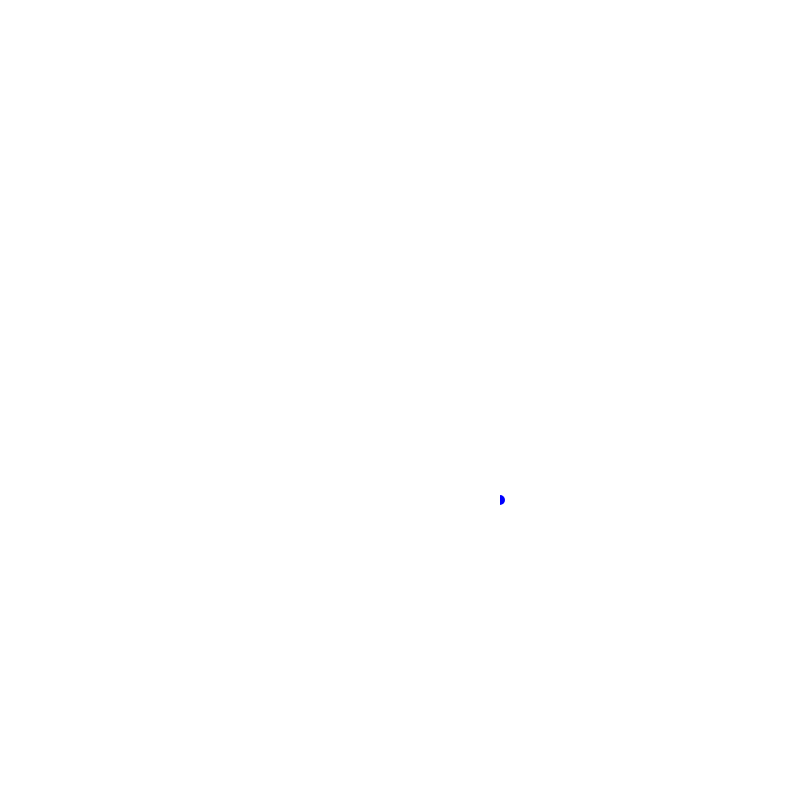
Frame 1 (no input)
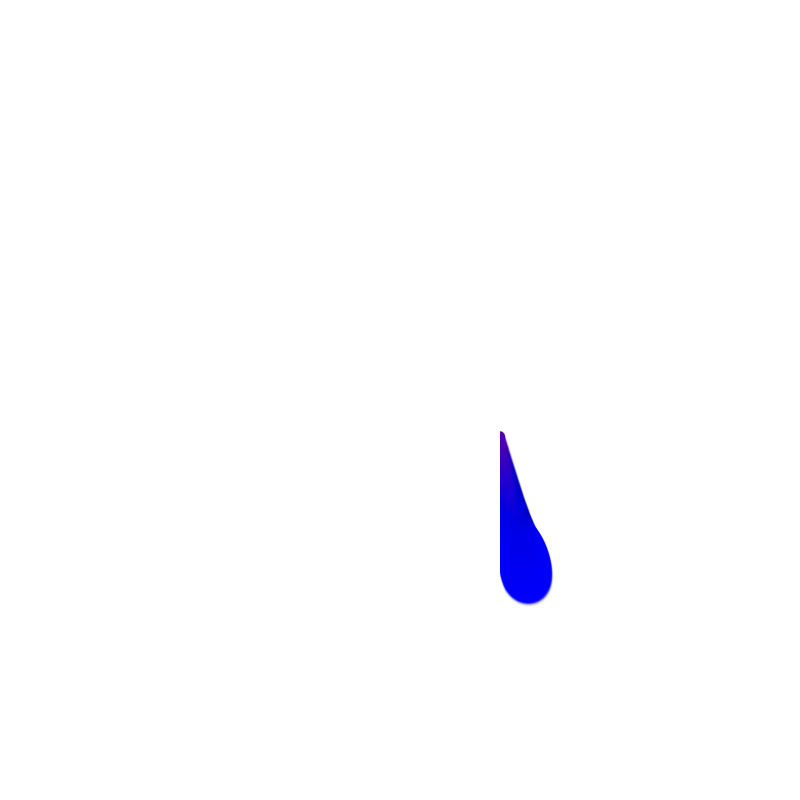
Frame 60 (no input)
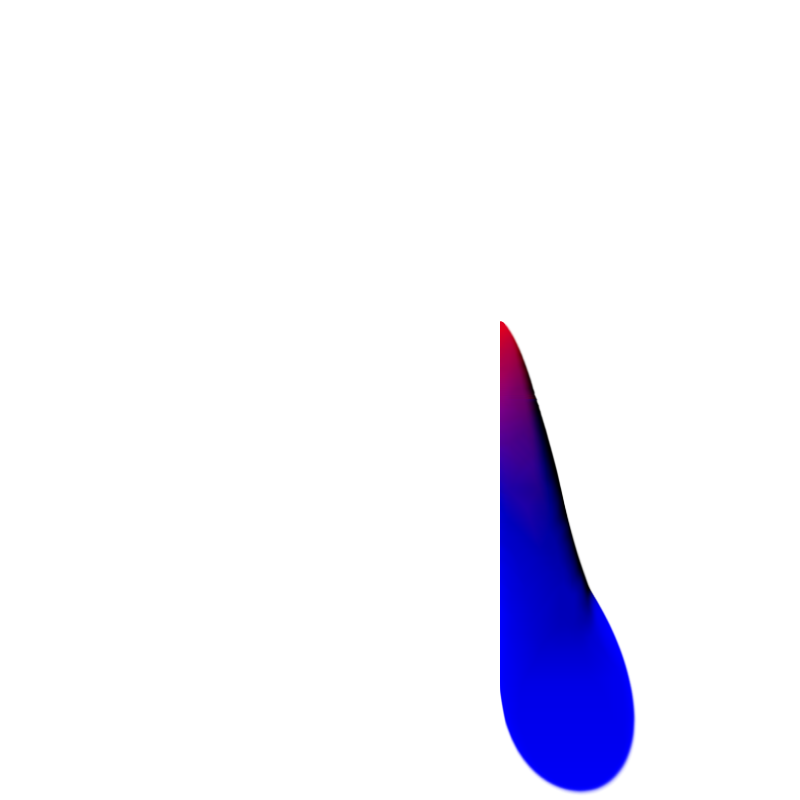
Frame 120 (the mouse pressed at the canvas centre since frame 60)

The p5.js sketch that drew these frames (run headless with seeded random() and noise() and a simulated clock; from frame 60 on, the mouse is pressed at the canvas centre):

// p5.js sketch
// ── sketch.js
/*
* a happy accident during slit scanning, distilled to its core feature.
*
* by ktorn
*/
let b1;
let b2;

let step = 5;
let distortion = 8.5;
let color1;
let color2;
let yMin;
let yMax;

function setup() {
  createCanvas(800, 800);
  b1 = createGraphics(width / 2, height);
  b2 = createGraphics(width, height);
  
  color1 = color("red");
  color2 = color("blue");
  yMin = -100;
  yMax = 100;

  b1.fill(0);
  b1.noStroke();
}

function draw() {
  background(255);

  let y = cos(frameCount / 50) * 100;
  
  let le = map(y, -100, 100, 0, 1);
  let c = lerpColor(color1, color2, le);
  b1.fill(c);
  
  b1.clear();
  b1.image(b2, 0, 0);
  b1.circle(0, height / 2 + y, 10);
  b2.image(b2, -step, -distortion / 2, b2.width + distortion, b2.height + distortion);
  b2.image(b1, width / 2 + 100, 0);
  b2.background(255,0.49);
  image(b2, 0, 0);
}
